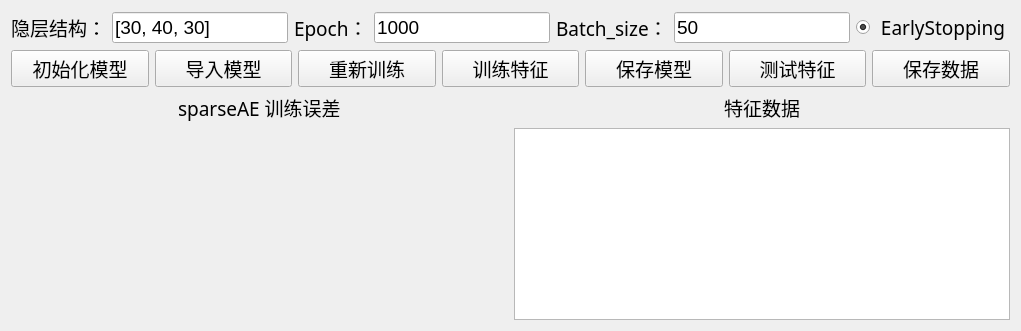
      <widget class="QWidget" name="page_SAE">
       <layout class="QGridLayout" name="gridLayout_4">
        <item row="0" column="0" colspan="2">
         <layout class="QHBoxLayout" name="horizontalLayout_3">
          <item>
           <widget class="QLabel" name="label_yincengjiegou_sae">
            <property name="font">
             <font>
              <family>微软雅黑</family>
              <pointsize>14</pointsize>
             </font>
            </property>
            <property name="text">
             <string>隐层结构：</string>
            </property>
           </widget>
          </item>
          <item>
           <widget class="QLineEdit" name="structure_sae">
            <property name="font">
             <font>
              <pointsize>14</pointsize>
             </font>
            </property>
            <property name="text">
             <string>[30, 40, 30]</string>
            </property>
            <property name="placeholderText">
             <string>[30, 20, 30]</string>
            </property>
           </widget>
          </item>
          <item>
           <widget class="QLabel" name="label_epoch_sae">
            <property name="font">
             <font>
              <family>微软雅黑</family>
              <pointsize>14</pointsize>
             </font>
            </property>
            <property name="text">
             <string>Epoch：</string>
            </property>
           </widget>
          </item>
          <item>
           <widget class="QLineEdit" name="epoch_sae">
            <property name="font">
             <font>
              <pointsize>14</pointsize>
             </font>
            </property>
            <property name="text">
             <string>1000</string>
            </property>
            <property name="placeholderText">
             <string>1000</string>
            </property>
           </widget>
          </item>
          <item>
           <widget class="QLabel" name="label_batchsize_sae">
            <property name="font">
             <font>
              <family>微软雅黑</family>
              <pointsize>14</pointsize>
             </font>
            </property>
            <property name="text">
             <string>Batch_size：</string>
            </property>
           </widget>
          </item>
          <item>
           <widget class="QLineEdit" name="batchsize_sae">
            <property name="font">
             <font>
              <pointsize>14</pointsize>
             </font>
            </property>
            <property name="text">
             <string>50</string>
            </property>
            <property name="placeholderText">
             <string>50</string>
            </property>
           </widget>
          </item>
          <item>
           <widget class="QRadioButton" name="earlystop_sae">
            <property name="enabled">
             <bool>true</bool>
            </property>
            <property name="font">
             <font>
              <family>微软雅黑</family>
              <pointsize>14</pointsize>
             </font>
            </property>
            <property name="text">
             <string> EarlyStopping</string>
            </property>
            <property name="checked">
             <bool>true</bool>
            </property>
           </widget>
          </item>
         </layout>
        </item>
        <item row="1" column="0" colspan="2">
         <layout class="QHBoxLayout" name="horizontalLayout_4">
          <item>
           <widget class="QPushButton" name="chushihua_sae">
            <property name="font">
             <font>
              <family>微软雅黑</family>
              <pointsize>14</pointsize>
             </font>
            </property>
            <property name="text">
             <string>初始化模型</string>
            </property>
           </widget>
          </item>
          <item>
           <widget class="QPushButton" name="daorumoxin_sae">
            <property name="font">
             <font>
              <family>微软雅黑</family>
              <pointsize>14</pointsize>
             </font>
            </property>
            <property name="text">
             <string>导入模型</string>
            </property>
           </widget>
          </item>
          <item>
           <widget class="QPushButton" name="xunlian_sae">
            <property name="font">
             <font>
              <family>微软雅黑</family>
              <pointsize>14</pointsize>
             </font>
            </property>
            <property name="text">
             <string>重新训练</string>
            </property>
           </widget>
          </item>
          <item>
           <widget class="QPushButton" name="xunliantezheng_sae">
            <property name="font">
             <font>
              <family>微软雅黑</family>
              <pointsize>14</pointsize>
             </font>
            </property>
            <property name="text">
             <string>训练特征</string>
            </property>
           </widget>
          </item>
          <item>
           <widget class="QPushButton" name="baocunmoxin_sae">
            <property name="font">
             <font>
              <family>微软雅黑</family>
              <pointsize>14</pointsize>
             </font>
            </property>
            <property name="text">
             <string>保存模型</string>
            </property>
           </widget>
          </item>
          <item>
           <widget class="QPushButton" name="ceshitezheng_sae">
            <property name="font">
             <font>
              <family>微软雅黑</family>
              <pointsize>14</pointsize>
             </font>
            </property>
            <property name="text">
             <string>测试特征</string>
            </property>
           </widget>
          </item>
          <item>
           <widget class="QPushButton" name="baocunshuju_sae">
            <property name="font">
             <font>
              <family>微软雅黑</family>
              <pointsize>14</pointsize>
             </font>
            </property>
            <property name="text">
             <string>保存数据</string>
            </property>
           </widget>
          </item>
         </layout>
        </item>
        <item row="2" column="0" alignment="Qt::AlignHCenter">
         <widget class="QLabel" name="label_xunlianwucha_sae">
          <property name="font">
           <font>
            <family>微软雅黑</family>
            <pointsize>14</pointsize>
           </font>
          </property>
          <property name="text">
           <string>sparseAE 训练误差</string>
          </property>
         </widget>
        </item>
        <item row="2" column="1" alignment="Qt::AlignHCenter">
         <widget class="QLabel" name="label_tezhengshuju_sae">
          <property name="font">
           <font>
            <family>微软雅黑</family>
            <pointsize>14</pointsize>
           </font>
          </property>
          <property name="text">
           <string>特征数据</string>
          </property>
         </widget>
        </item>
        <item row="3" column="0">
         <widget class="QWidget" name="history_sae" native="true">
          <property name="sizePolicy">
           <sizepolicy hsizetype="Expanding" vsizetype="Expanding">
            <horstretch>0</horstretch>
            <verstretch>0</verstretch>
           </sizepolicy>
          </property>
         </widget>
        </item>
        <item row="3" column="1">
         <widget class="QTableWidget" name="SAE_features"/>
        </item>
       </layout>
      </widget>
